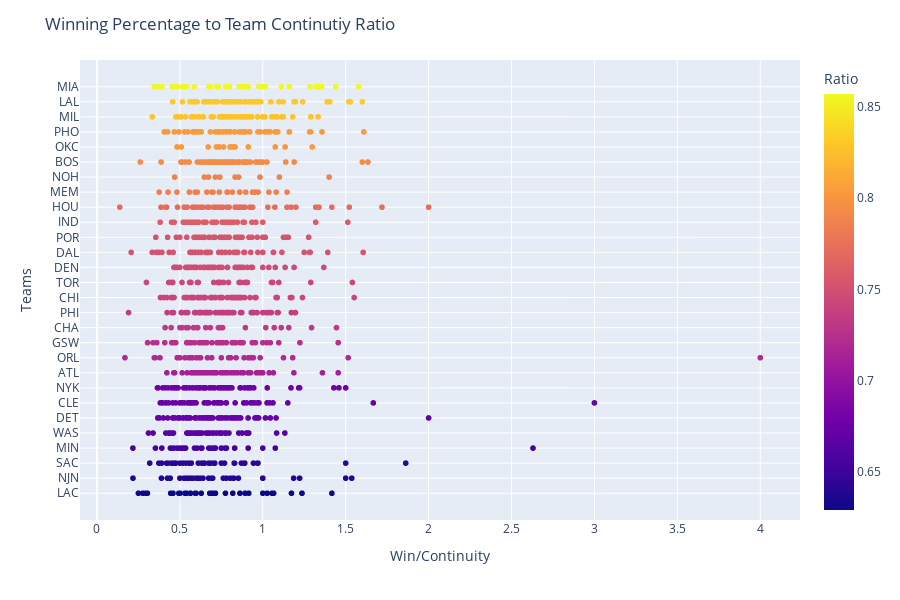

Notebook code for this chart:
### Markdown cell above
From the the graph above, we can conclude that there exists a postive correlation between Winning Percentage and a team's continuity percentage. This means that it is more likely for a team that sticks together to secure a win for in that season.

### Code cell
fig = px.scatter(team_wc_filtered, x="Ratio", y="Team_Abrv", color="median", orientation='h',
                labels={
                     "Team_Abrv": "Teams",
                     "Ratio": "Win/Continuity",
                     "median": "Ratio"
                 })
fig.update_layout(
    title_text="Winning Percentage to Team Continutiy Ratio",
    height=600
)
fig.show()

### Figure 1 — Plotly figure (JSON) as saved in the notebook; plotly's stock layout.template omitted (floating-point values rounded to 4 significant figures; data arrays with more than 128 entries replaced by an {"elided": "..."} marker saying what was removed)
{"data": [{"hovertemplate": "Win/Continuity=%{x}<br>Teams=%{y}<br>Ratio=%{marker.color}<extra></extra>", "legendgroup": "", "marker": {"color": {"elided": "1280 float values"}, "coloraxis": "coloraxis", "symbol": "circle"}, "mode": "markers", "name": "", "showlegend": false, "type": "scattergl", "x": {"elided": "1280 float values"}, "xaxis": "x", "y": {"elided": "1280 str values"}, "yaxis": "y"}], "layout": {"coloraxis": {"colorbar": {"title": {"text": "Ratio"}}, "colorscale": [[0, "#0d0887"], [0.1111, "#46039f"], [0.2222, "#7201a8"], [0.3333, "#9c179e"], [0.4444, "#bd3786"], [0.5556, "#d8576b"], [0.6667, "#ed7953"], [0.7778, "#fb9f3a"], [0.8889, "#fdca26"], [1, "#f0f921"]]}, "height": 600, "legend": {"tracegroupgap": 0}, "margin": {"t": 60}, "title": {"text": "Winning Percentage to Team Continutiy Ratio"}, "xaxis": {"anchor": "y", "domain": [0, 1], "title": {"text": "Win/Continuity"}}, "yaxis": {"anchor": "x", "domain": [0, 1], "title": {"text": "Teams"}}}}
